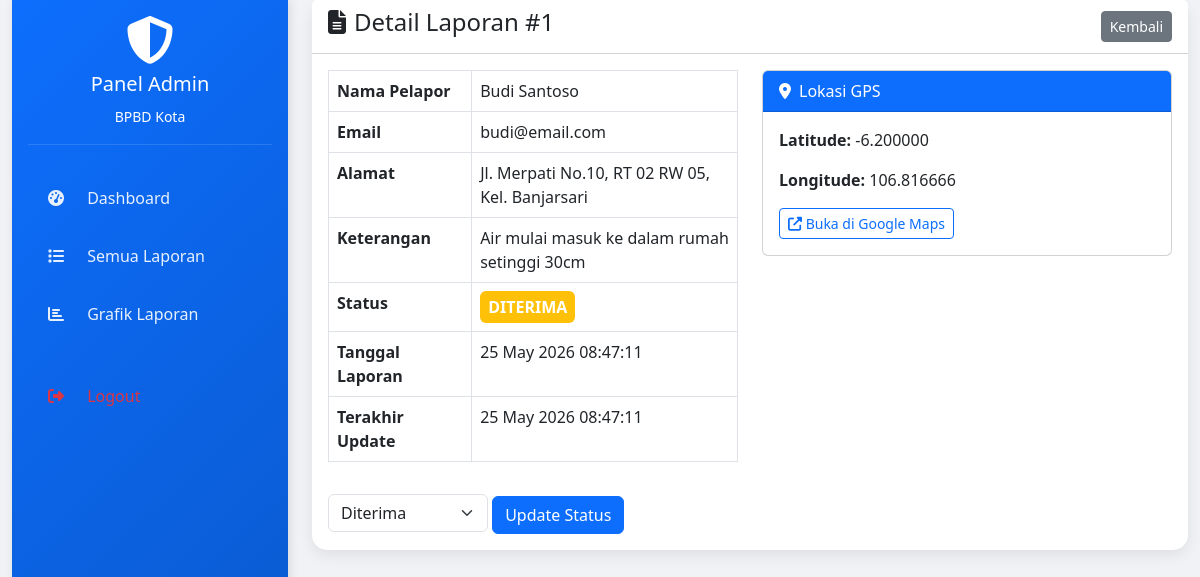
Page /admin/detail.php?id=1 (signed in) on the committed database.
### tables this page shows
CREATE TABLE `laporan` (
  `id` int(11) NOT NULL,
  `user_id` int(11) DEFAULT NULL,
  `nama_pelapor` varchar(100) NOT NULL,
  `email` varchar(100) NOT NULL,
  `alamat` varchar(255) NOT NULL,
  `foto` varchar(255) DEFAULT NULL,
  `keterangan` text DEFAULT NULL,
  `latitude` varchar(50) DEFAULT NULL,
  `longitude` varchar(50) DEFAULT NULL,
  `status` enum('diterima','ditindaklanjuti','dikerjakan','selesai') DEFAULT 'diterima',
  `created_at` timestamp NOT NULL DEFAULT current_timestamp(),
  `updated_at` timestamp NOT NULL DEFAULT current_timestamp() ON UPDATE current_timestamp()
);

### admin/detail.php (the view, shortened to what this page needs)
<?php
require_once '../config/koneksi.php';
require_once '../templates/header.php';
$id = $_GET['id'];
$query = "SELECT * FROM laporan WHERE id='$id'";
$result = mysqli_query($conn, $query);
$data = mysqli_fetch_assoc($result);
?>
<div class="container-fluid">
    <div class="row">
        <div class="col-md-3 mb-4">
            <?php require_once '../templates/sidebar_admin.php'; ?>
        </div>
        <div class="col-md-9">
            <div class="card card-modern">
                <div class="card-header bg-white d-flex justify-content-between align-items-center">
                    <h4><i class="fas fa-file-alt me-2"></i>Detail Laporan #<?= $data['id'] ?></h4>
                    <a href="laporan.php" class="btn btn-secondary btn-sm">Kembali</a>
                </div>
                <div class="card-body">
                    <div class="row">
                        <div class="col-md-6">
                            <table class="table table-bordered">
                                <tr>
                                    <th width="35%">Nama Pelapor</th>
                                    <td><?= htmlspecialchars($data['nama_pelapor']) ?></td>
                                </tr>
                                <tr>
                                    <th>Email</th>
                                    <td><?= htmlspecialchars($data['email']) ?></td>
                                </tr>
                                <tr>
                                    <th>Alamat</th>
                                    <td><?= nl2br(htmlspecialchars($data['alamat'])) ?></td>
                                </tr>
                                <tr>
                                    <th>Keterangan</th>
                                    <td><?= nl2br(htmlspecialchars($data['keterangan'])) ?></td>
                                </tr>
                                <tr>
                                    <th>Status</th>
                                    <td>
                                        <?php
                                        $badgeClass = '';
                                        switch($data['status']) {
                                            case 'diterima': $badgeClass = 'bg-warning'; break;
                                        }
                                        ?>
                                        <span class="badge <?= $badgeClass ?> fs-6 p-2"><?= strtoupper($data['status']) ?></span>
                                    </td>
                                </tr>
                                <tr>
                                    <th>Tanggal Laporan</th>
                                    <td><?= date('d F Y H:i:s', strtotime($data['created_at'])) ?></td>
                                </tr>
                                <tr>
                                    <th>Terakhir Update</th>
                                    <td><?= date('d F Y H:i:s', strtotime($data['updated_at'])) ?></td>
                                </tr>
                            </table>
                        </div>
                        <div class="col-md-6">
                            <div class="card mb-3">
                                <div class="card-header bg-primary text-white">
                                    <i class="fas fa-map-marker-alt me-2"></i>Lokasi GPS
                                </div>
                                <div class="card-body">
                                    <?php if($data['latitude'] && $data['longitude']): ?>
                                        <p><strong>Latitude:</strong> <?= $data['latitude'] ?></p>
                                        <p><strong>Longitude:</strong> <?= $data['longitude'] ?></p>
                                        <a href="https://www.google.com/maps?q=<?= $data['latitude'] ?>,<?= $data['longitude'] ?>" target="_blank" class="btn btn-sm btn-outline-primary">
                                            <i class="fas fa-external-link-alt"></i> Buka di Google Maps
                                        </a>
                                    <?php else: ?>
                                        <p class="text-muted">Tidak ada data GPS</p>
                                    <?php endif; ?>
                                </div>
                            </div>
                        </div>
                    </div>
                    <div class="mt-3">
                        <form action="update_status.php" method="POST" class="d-inline">
                            <select name="status" class="form-select d-inline-block w-auto">
                                <option value="diterima" <?= $data['status']=='diterima'?'selected':'' ?>>Diterima</option>
                            </select>
                            <button type="submit" class="btn btn-primary">Update Status</button>
                        </form>
                    </div>
                </div>
            </div>
        </div>
    </div>
</div>
<?php require_once '../templates/footer.php'; ?>

### templates/header.php (style rules this page uses)
:root { --bpbd-primary: #0d6efd; --bpbd-dark: #0a58ca; --bpbd-light: #e7f1ff; }
body { background-color: #f0f2f5; font-family: 'Segoe UI', Tahoma, Geneva, Verdana, sans-serif; }
.card-modern { border: none; border-radius: 15px; box-shadow: 0 5px 15px rgba(0,0,0,0.08); transition: transform 0.2s; }

### rows in the picture
laporan: id "1", nama_pelapor "Budi Santoso", email "budi@email.com", alamat "Jl. Merpati No.10, RT 02 RW 05, Kel. Banjarsari", keterangan "Air mulai masuk ke dalam rumah setinggi 30cm", status "DITERIMA", created_at "25 May 2026 08:47:11", updated_at "25 May 2026 08:47:11", latitude "-6.200000", longitude "106.816666", status "Diterima"
